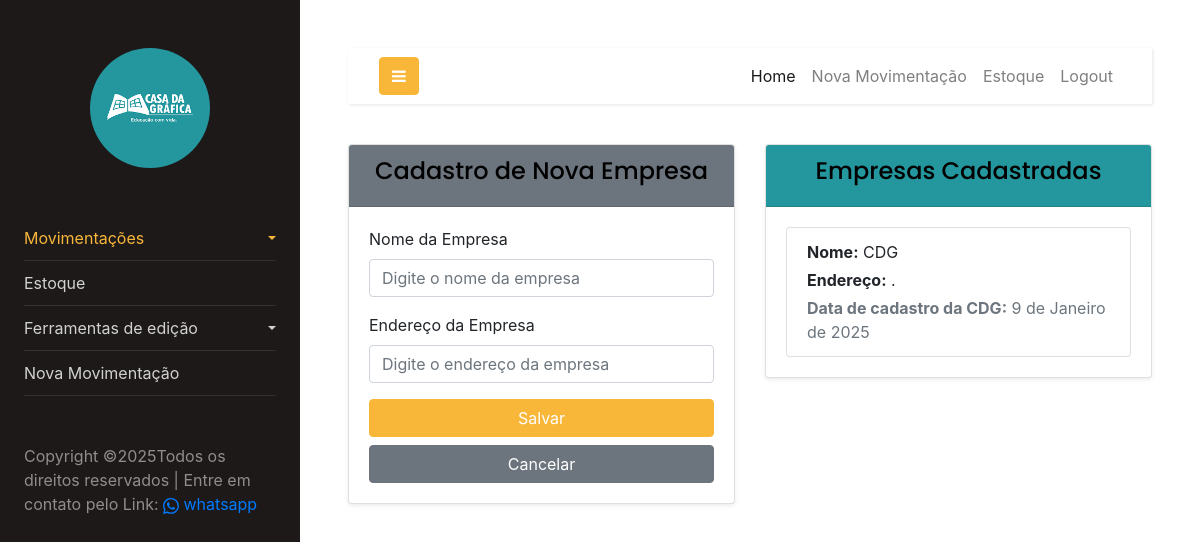
Screenshot of /empresa/ (signed in) with the database file from the repository.
### empresa/models.py (models this page shows, shortened)
class Empresa(models.Model):
    nome = models.CharField(max_length=255)
    endereco = models.TextField()
    data = models.DateField(auto_now_add=True)

### empresa/views.py (the view, shortened to what this page needs)
# urls.py: path('empresa/', EmpresaListView.as_view(), name='empresa-list'),
class EmpresaListView(LoginRequiredMixin, ListView):
    model = Empresa
    template_name = 'empresa_list.html'
    context_object_name = 'empresas'
    def get(self, request):
        try:
            empresas = Empresa.objects.all()  # Obtenha a lista de empresas
            return render(request, 'empresa_list.html', {'empresas': empresas})
        except Exception as e:
            messages.error(request, f"Erro ao carregar a lista de empresas: {str(e)}")
            return render(request, 'empresa_list.html', {'empresas': []})

### empresa/templates/empresa_list.html (shortened to what this page needs)
<!DOCTYPE html>
<html lang="pt-br">
  {% include 'components/header/header.html' %}
  <body>
      <div class="row gy-4">
        <div class="col-12 col-md-6 mb-3">
          <div class="card shadow-sm">
            <div class="card-header text-center bg-secondary text-white">
              <h4>Cadastro de Nova Empresa</h4>
            </div>
            <div class="card-body">
              <form method="post">
                <div class="mb-3">
                  <label for="nome" class="form-label">Nome da Empresa</label>
                  <input type="text" name="empresa" id="empresa" class="form-control" placeholder="Digite o nome da empresa" required>
                </div>
                <div class="mb-3">
                  <label for="endereco" class="form-label">Endereço da Empresa</label>
                  <input type="text" name="endereco" id="endereco" class="form-control" placeholder="Digite o endereço da empresa" required>
                </div>
                <button type="submit" class="btn btn-primary w-100">Salvar</button>
                <a href="{% url 'empresa-list' %}" class="btn btn-secondary w-100 mt-2">Cancelar</a>
              </form>
            </div>
          </div>
        </div>
        <div class="col-12 col-md-6 mb-3">
          <div class="card shadow-sm">
            <div class="card-header text-center text-white" style="background-color: #24969d;">
              <h4>Empresas Cadastradas</h4>
            </div>
            <div class="card-body">
              <ul class="list-group">
                {% for empresa in empresas %}
                  <li class="list-group-item d-flex flex-column flex-md-row justify-content-between align-items-start gap-3">
                    <div class="flex-grow-1">
                      <p class="mb-1"><strong>Nome:</strong> {{ empresa.nome }}</p>
                      <p class="mb-1"><strong>Endereço:</strong> {{ empresa.endereco }}</p>
                      <p class="mb-0 text-muted"><strong>Data de cadastro da {{ empresa.nome }}:</strong> {{ empresa.data }}</p>
                    </div>
                  </li>
                {% empty %}
                  <li class="list-group-item text-center text-muted">
                    Nenhuma empresa cadastrada.
                  </li>
                {% endfor %}
              </ul>
            </div>
          </div>
        </div>
      </div>
  </body>
  {% include 'components/footer/footer.html' %}
</html>

### rows the page displays
Empresa: nome "CDG", endereco ".", data "9 de Janeiro de 2025"
